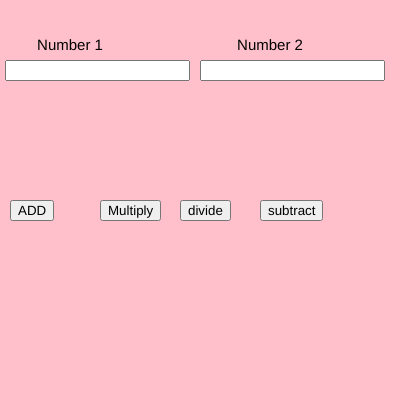
Frame 1 (no input)
Frame 60 (no input): identical to frame 1, image omitted
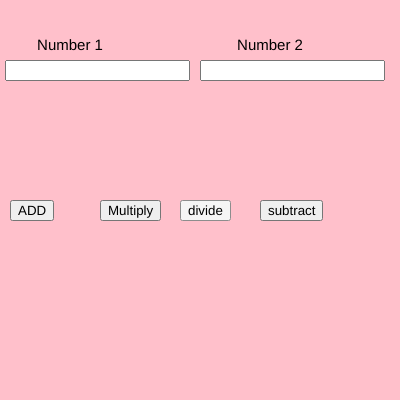
Frame 120 (the mouse pressed at the canvas centre since frame 60)

The p5.js sketch that drew these frames (run headless with seeded random() and noise() and a simulated clock; from frame 60 on, the mouse is pressed at the canvas centre):

// p5.js sketch
// ── sketch.js
var n1,n2;
var b1,b2,b3,b4;

function setup() {
  
  createCanvas(400, 400);
  
  num1 = createInput();
  num1.position(5, 60);
  
  num2 = createInput();
  num2.position(200, 60);
  
  b1 = createButton("ADD");
  b1.position(10, 200);
  b1.mousePressed(add);
  
  b2 = createButton("Multiply");
  b2.position(100, 200);
  b2.mousePressed(mul);
  
  b3 = createButton("divide");
  b3.position(180, 200);
  b3.mousePressed(div);

  b4 = createButton("subtract");
  b4.position(260, 200);
  b4.mousePressed(sub);
  

  
  
  textAlign(CENTER);
  textSize(15);
}

function draw() {
  background("pink")
  text("Number 1",70,50)
  text("Number 2",270,50)
n1=parseInt(num1.value())
n2=parseInt(num2.value())

}

function add(){
  console.log(n1+n2)
}

function mul(){
  console.log(n1*n2)
}
function div(){
  console.log(n1/n2)

}

function sub(){
  console.log(n1-n2)
}
